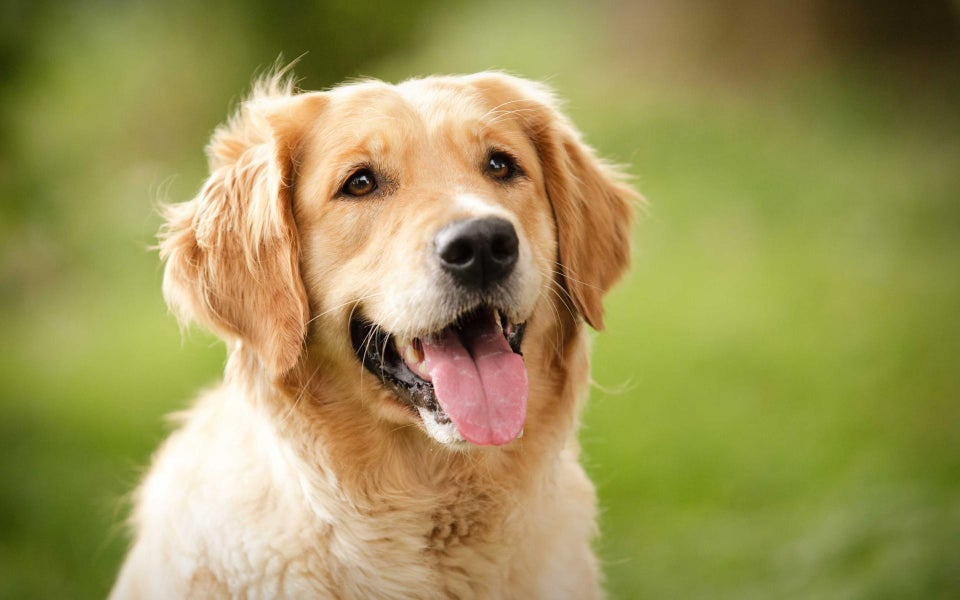
#> input picture 2020_0810_day6/image.jpg, 960 x 600 px
$ python grayscale_histogram.py --image image.jpg
#> lines starting #> are read from the running program, lines starting #| are printed output that depends on the picture
from matplotlib import pyplot as plt
import argparse
import numpy as np
import cv2

ap = argparse.ArgumentParser()
ap.add_argument("-i", "--image", required=True, help="Path to the image")
args = vars(ap.parse_args())

image = cv2.imread(args["image"])
#> image is the input picture: shape (600, 960, 3); mean B, G, R 86.4, 148.3, 156.9
#image = cv2.imread(args["image"], 0)   # numpy를 이용한 히스토그램
#image = cv2.cvtColor(image, cv2.COLOR_BGR2GRAY)
cv2.imshow("Original", image)

# 히스토그램 계산
# 그레이 스케일 이미지에는 하나의 채널만 있으므로 채널 = 0
# 마스크가 없으므로 None
# 256개의 저장소 사용
# 사용가능한 범위는 0~256
hist = cv2.calcHist(image, [0], None, [256], [0, 256])
#> hist = 256 values, max 48 at index 105, min 0 at index 0, mean 11.25
#hist, bins = np.histogram(image.ravel(), 256, [0, 256])    # numpy를 이용한 히스토그램

plt.plot(hist)
plt.xlim([0, 256])
plt.show()
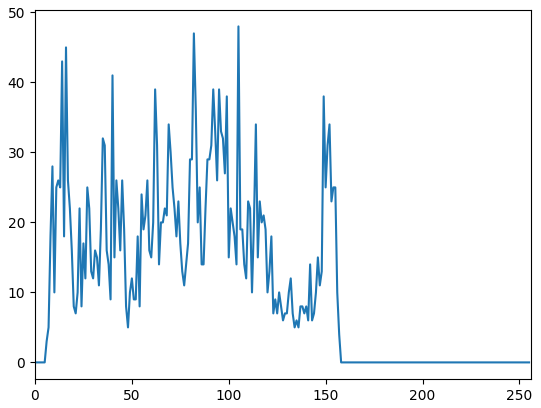
#> figure drawn by matplotlib, 1 panel; curve peaks at x = 105, y = 48
